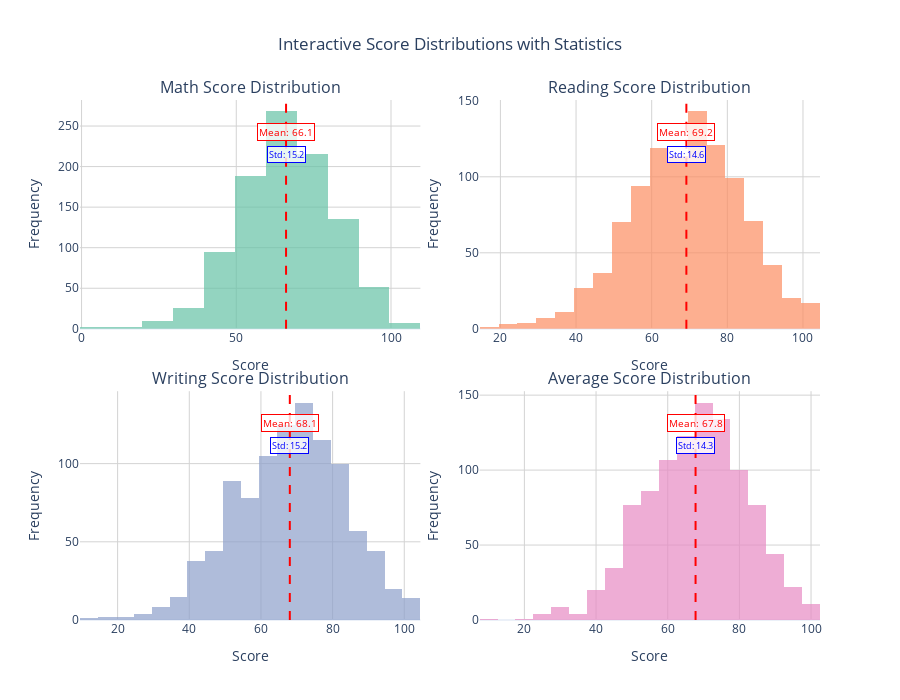

The notebook cell saved with this chart:
### Code cell
# Interactive score distribution with proper 2x2 layout
score_cols = ['math_score', 'reading_score', 'writing_score', 'average_score']
colors = px.colors.qualitative.Set2

fig = make_subplots(rows=2, cols=2,
                    subplot_titles=[col.replace('_', ' ').title() + ' Distribution' for col in score_cols],
                    vertical_spacing=0.12,
                    horizontal_spacing=0.08)

for i, col in enumerate(score_cols):
    row = (i // 2) + 1
    col_idx = (i % 2) + 1
    
    # Add histogram
    fig.add_trace(go.Histogram(
        x=df[col],
        name=col.replace('_', ' ').title(),
        nbinsx=20,
        marker_color=colors[i],
        opacity=0.7,
        showlegend=False,
        hovertemplate="<b>Score Range:</b> %{x}<br><b>Count:</b> %{y}<br><b>Percentage:</b> %{y}<extra></extra>"
    ), row=row, col=col_idx)
    
    # Add mean line using shapes (works better with subplots)
    mean_val = df[col].mean()
    std_val = df[col].std()
    
    # Add vertical line for mean
    fig.add_shape(
        type="line",
        x0=mean_val, x1=mean_val,
        y0=0, y1=1,
        yref=f"y{i+1 if i > 0 else ''} domain",
        line=dict(color="red", width=2, dash="dash"),
        row=row, col=col_idx
    )
    
    # Add mean annotation
    fig.add_annotation(
        x=mean_val,
        y=0.9,
        yref=f"y{i+1 if i > 0 else ''} domain",
        text=f"Mean: {mean_val:.1f}",
        showarrow=False,
        font=dict(size=10, color="red"),
        bgcolor="rgba(255,255,255,0.8)",
        bordercolor="red",
        borderwidth=1,
        row=row, col=col_idx
    )
    
    # Add standard deviation annotation
    fig.add_annotation(
        x=mean_val,
        y=0.8,
        yref=f"y{i+1 if i > 0 else ''} domain",
        text=f"Std: {std_val:.1f}",
        showarrow=False,
        font=dict(size=9, color="blue"),
        bgcolor="rgba(255,255,255,0.8)",
        bordercolor="blue",
        borderwidth=1,
        row=row, col=col_idx
    )

# Update layout for better appearance
fig.update_layout(
    title_text="Interactive Score Distributions with Statistics",
    title_x=0.5,
    height=700,
    showlegend=False
)

# Update all x-axes with better labels
fig.update_xaxes(title_text="Score", showgrid=True, gridwidth=1, gridcolor='lightgray')
fig.update_yaxes(title_text="Frequency", showgrid=True, gridwidth=1, gridcolor='lightgray')

# Add interactive features (zoom and pan work better than range sliders for subplots)
fig.update_layout(
    dragmode='zoom',
    hovermode='closest'
)

fig.show()

### Figure 1 — Plotly figure (JSON) as saved in the notebook; plotly's stock layout.template omitted (floating-point values rounded to 4 significant figures; data arrays with more than 128 entries replaced by an {"elided": "..."} marker saying what was removed)
{"data": [{"hovertemplate": "<b>Score Range:</b> %{x}<br><b>Count:</b> %{y}<br><b>Percentage:</b> %{y}<extra></extra>", "marker": {"color": "rgb(102,194,165)"}, "name": "Math Score", "nbinsx": 20, "opacity": 0.7, "showlegend": false, "type": "histogram", "x": {"elided": "1000 int values"}, "xaxis": "x", "yaxis": "y"}, {"hovertemplate": "<b>Score Range:</b> %{x}<br><b>Count:</b> %{y}<br><b>Percentage:</b> %{y}<extra></extra>", "marker": {"color": "rgb(252,141,98)"}, "name": "Reading Score", "nbinsx": 20, "opacity": 0.7, "showlegend": false, "type": "histogram", "x": {"elided": "1000 int values"}, "xaxis": "x2", "yaxis": "y2"}, {"hovertemplate": "<b>Score Range:</b> %{x}<br><b>Count:</b> %{y}<br><b>Percentage:</b> %{y}<extra></extra>", "marker": {"color": "rgb(141,160,203)"}, "name": "Writing Score", "nbinsx": 20, "opacity": 0.7, "showlegend": false, "type": "histogram", "x": {"elided": "1000 int values"}, "xaxis": "x3", "yaxis": "y3"}, {"hovertemplate": "<b>Score Range:</b> %{x}<br><b>Count:</b> %{y}<br><b>Percentage:</b> %{y}<extra></extra>", "marker": {"color": "rgb(231,138,195)"}, "name": "Average Score", "nbinsx": 20, "opacity": 0.7, "showlegend": false, "type": "histogram", "x": {"elided": "1000 float values"}, "xaxis": "x4", "yaxis": "y4"}], "layout": {"annotations": [{"font": {"size": 16}, "showarrow": false, "text": "Math Score Distribution", "x": 0.23, "xanchor": "center", "xref": "paper", "y": 1, "yanchor": "bottom", "yref": "paper"}, {"font": {"size": 16}, "showarrow": false, "text": "Reading Score Distribution", "x": 0.77, "xanchor": "center", "xref": "paper", "y": 1, "yanchor": "bottom", "yref": "paper"}, {"font": {"size": 16}, "showarrow": false, "text": "Writing Score Distribution", "x": 0.23, "xanchor": "center", "xref": "paper", "y": 0.44, "yanchor": "bottom", "yref": "paper"}, {"font": {"size": 16}, "showarrow": false, "text": "Average Score Distribution", "x": 0.77, "xanchor": "center", "xref": "paper", "y": 0.44, "yanchor": "bottom", "yref": "paper"}, {"bgcolor": "rgba(255,255,255,0.8)", "bordercolor": "red", "borderwidth": 1, "font": {"color": "red", "size": 10}, "showarrow": false, "text": "Mean: 66.1", "x": 66.09, "xref": "x", "y": 0.9, "yref": "y domain"}, {"bgcolor": "rgba(255,255,255,0.8)", "bordercolor": "blue", "borderwidth": 1, "font": {"color": "blue", "size": 9}, "showarrow": false, "text": "Std: 15.2", "x": 66.09, "xref": "x", "y": 0.8, "yref": "y domain"}, {"bgcolor": "rgba(255,255,255,0.8)", "bordercolor": "red", "borderwidth": 1, "font": {"color": "red", "size": 10}, "showarrow": false, "text": "Mean: 69.2", "x": 69.17, "xref": "x2", "y": 0.9, "yref": "y2 domain"}, {"bgcolor": "rgba(255,255,255,0.8)", "bordercolor": "blue", "borderwidth": 1, "font": {"color": "blue", "size": 9}, "showarrow": false, "text": "Std: 14.6", "x": 69.17, "xref": "x2", "y": 0.8, "yref": "y2 domain"}, {"bgcolor": "rgba(255,255,255,0.8)", "bordercolor": "red", "borderwidth": 1, "font": {"color": "red", "size": 10}, "showarrow": false, "text": "Mean: 68.1", "x": 68.05, "xref": "x3", "y": 0.9, "yref": "y3 domain"}, {"bgcolor": "rgba(255,255,255,0.8)", "bordercolor": "blue", "borderwidth": 1, "font": {"color": "blue", "size": 9}, "showarrow": false, "text": "Std: 15.2", "x": 68.05, "xref": "x3", "y": 0.8, "yref": "y3 domain"}, {"bgcolor": "rgba(255,255,255,0.8)", "bordercolor": "red", "borderwidth": 1, "font": {"color": "red", "size": 10}, "showarrow": false, "text": "Mean: 67.8", "x": 67.77, "xref": "x4", "y": 0.9, "yref": "y4 domain"}, {"bgcolor": "rgba(255,255,255,0.8)", "bordercolor": "blue", "borderwidth": 1, "font": {"color": "blue", "size": 9}, "showarrow": false, "text": "Std: 14.3", "x": 67.77, "xref": "x4", "y": 0.8, "yref": "y4 domain"}], "dragmode": "zoom", "height": 700, "hovermode": "closest", "shapes": [{"line": {"color": "red", "dash": "dash", "width": 2}, "type": "line", "x0": 66.09, "x1": 66.09, "xref": "x", "y0": 0, "y1": 1, "yref": "y domain"}, {"line": {"color": "red", "dash": "dash", "width": 2}, "type": "line", "x0": 69.17, "x1": 69.17, "xref": "x2", "y0": 0, "y1": 1, "yref": "y2 domain"}, {"line": {"color": "red", "dash": "dash", "width": 2}, "type": "line", "x0": 68.05, "x1": 68.05, "xref": "x3", "y0": 0, "y1": 1, "yref": "y3 domain"}, {"line": {"color": "red", "dash": "dash", "width": 2}, "type": "line", "x0": 67.77, "x1": 67.77, "xref": "x4", "y0": 0, "y1": 1, "yref": "y4 domain"}], "showlegend": false, "title": {"text": "Interactive Score Distributions with Statistics", "x": 0.5}, "xaxis": {"anchor": "y", "domain": [0, 0.46], "gridcolor": "lightgray", "gridwidth": 1, "showgrid": true, "title": {"text": "Score"}}, "xaxis2": {"anchor": "y2", "domain": [0.54, 1], "gridcolor": "lightgray", "gridwidth": 1, "showgrid": true, "title": {"text": "Score"}}, "xaxis3": {"anchor": "y3", "domain": [0, 0.46], "gridcolor": "lightgray", "gridwidth": 1, "showgrid": true, "title": {"text": "Score"}}, "xaxis4": {"anchor": "y4", "domain": [0.54, 1], "gridcolor": "lightgray", "gridwidth": 1, "showgrid": true, "title": {"text": "Score"}}, "yaxis": {"anchor": "x", "domain": [0.56, 1], "gridcolor": "lightgray", "gridwidth": 1, "showgrid": true, "title": {"text": "Frequency"}}, "yaxis2": {"anchor": "x2", "domain": [0.56, 1], "gridcolor": "lightgray", "gridwidth": 1, "showgrid": true, "title": {"text": "Frequency"}}, "yaxis3": {"anchor": "x3", "domain": [0, 0.44], "gridcolor": "lightgray", "gridwidth": 1, "showgrid": true, "title": {"text": "Frequency"}}, "yaxis4": {"anchor": "x4", "domain": [0, 0.44], "gridcolor": "lightgray", "gridwidth": 1, "showgrid": true, "title": {"text": "Frequency"}}}}
